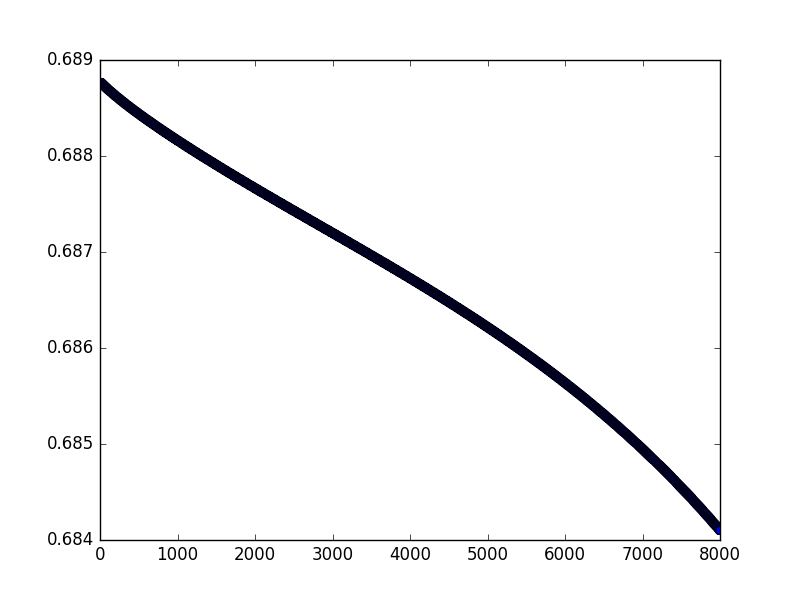

The Python source for this figure:
import tensorflow as tf
import pickle
import matplotlib.pyplot as plt

bank = pickle.load(open('bank.pkl', 'rb', 2))

x_train = bank['x_train']
y_train = bank['y_train']

x_test = bank['x_test']
y_test = bank['y_test']


x = tf.placeholder(tf.float32, shape = [None,4])
y = tf.placeholder(tf.float32, shape = [None,2])

first_layer = tf.layers.dense(x, 8, activation = tf.nn.sigmoid)
second_layer = tf.layers.dense(first_layer, 4, activation = tf.nn.sigmoid)
third_layer = tf.layers.dense(second_layer, 3, activation = tf.nn.sigmoid)
output = tf.layers.dense(third_layer, 2, activation = tf.nn.softmax)

loss = tf.losses.softmax_cross_entropy(onehot_labels= y, logits = output)

optimizer = tf.train.GradientDescentOptimizer(0.01)
train = optimizer.minimize(loss)

accuracy = tf.metrics.accuracy(tf.argmax(y,1), tf.argmax(output,1))

# Inits
init_g = tf.global_variables_initializer()
init_l = tf.local_variables_initializer()

with tf.Session() as sess:

	sess.run(init_g)
	sess.run(init_l)
	# end of inits
	for i in range(8000):
		sess.run(train, feed_dict={x: x_train, y: y_train})
		
		c = sess.run(loss, feed_dict={x: x_train, y:y_train})
		print("Epoch: " + str(i) + " loss: " + str(c))
		plt.plot(i, c, 'bo', label='Testing data')
	
	
	#print("Optimization finished")
	training_cost = sess.run(loss, feed_dict={x: x_train, y: y_train})
	#print("training cost: " + str(training_cost))
	
	
	#print("Testing")
	
	#testing_cost = sess.run(loss, feed_dict={x: x_test, y: y_test})
	#print("Test cost: " + str(testing_cost))
	
	print("Accuracy: " +  str(sess.run(accuracy, feed_dict={x: x_test, y: y_test})))
	
	plt.show()
